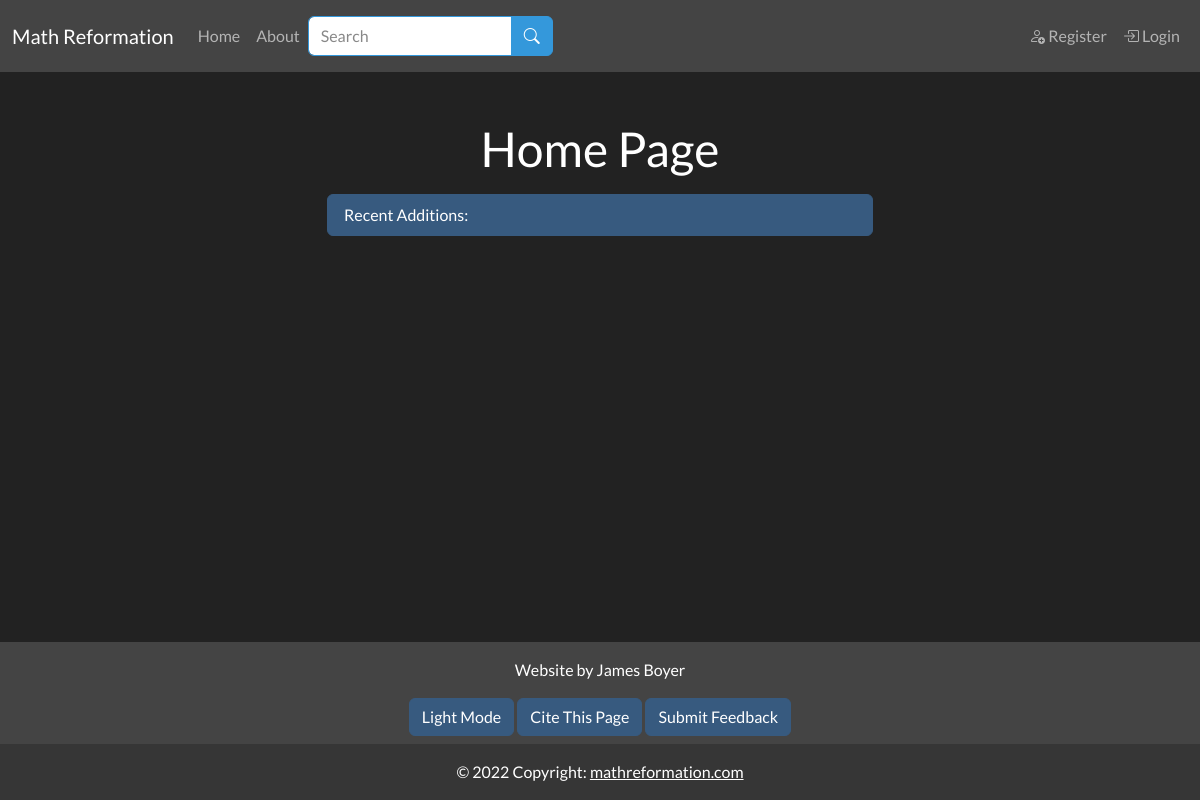
The page /index on the database as committed earlier.
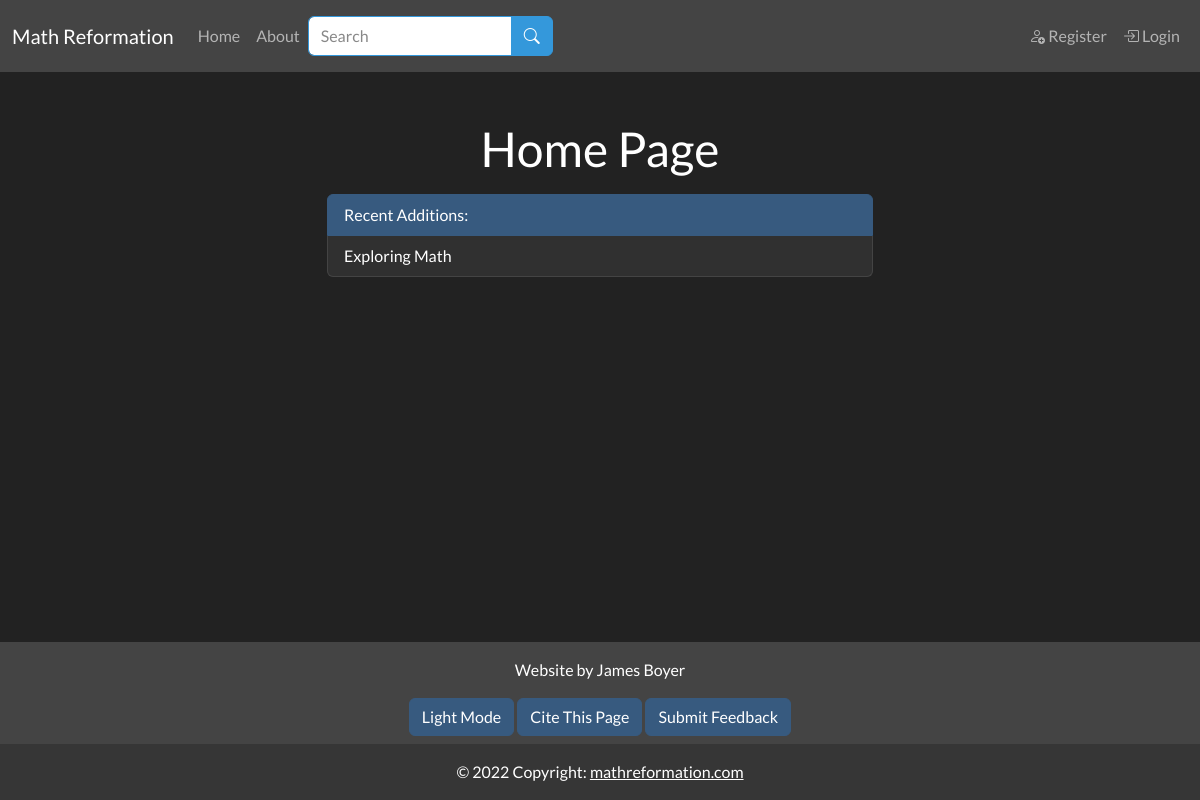
The same page on the database as committed later.
### app/models.py (models this page shows, shortened)
class SearchableMixin(object):
    @classmethod
    def search(cls, expression, page, per_page):
        ids, scores, total = query_index(cls.__tablename__, expression, page, per_page)
        if total == 0:
            return cls.query.filter_by(id=0), [], 0
        when = []
        for i in range(len(ids)):
            when.append((ids[i], i))
        return cls.query.filter(cls.id.in_(ids)).order_by( db.case(when, value=cls.id)), scores, total

class Document(SearchableMixin, db.Model):
    __tablename__ = "document"
    __searchable__ = ["body_main", "name"]
    id = db.Column(db.Integer, primary_key=True)
    name = db.Column(db.String(50), nullable=False, unique=False)
    path = db.Column(db.String(250), unique=True, nullable=False)
    body_main = db.Column(db.String(), index=True)
    body_draft = db.Column(db.String(), index=True)
    date_added = db.Column(db.DateTime, nullable=False,
        default=datetime.utcnow)
    header = db.Column(db.String(), index=True)
    order = db.Column(db.Integer())
    is_visible = db.Column(db.Boolean())
    document_type = db.Column(db.String(10), index=True)
    user_id = db.Column(db.Integer, db.ForeignKey('user.id'))
    prev_page_id = db.Column(db.Integer(), db.ForeignKey("document.id"))
    next_page = db.relationship("Document", backref=backref("prev_page", remote_side=[id]), uselist=False, foreign_keys=[prev_page_id])
    parent_id = db.Column(db.Integer(), db.ForeignKey("document.id"))
    children = db.relationship("Document", backref=backref("parent", remote_side=[id]), foreign_keys=[parent_id])

### app/main/routes.py (the view)
@bp.route("/", methods=["GET"])
@bp.route("/index", methods=["GET"])
def index():
    exploring_math_children = []
    recent_documents = Document.query.order_by(Document.date_added.desc()).filter_by(is_visible=True, ).limit(20)
    return render_template('main/index.html', title="Home", exploring_math_children=exploring_math_children, recent_documents=recent_documents)

### app/main/forms.py
class SearchForm(FlaskForm):
    q = StringField("Search", validators=[DataRequired()])
    submit = SubmitField("Search")
    def __init__(self, *args, **kwargs):
        if 'formdata' not in kwargs:
            kwargs['formdata'] = request.args
        if 'csrf_enabled' not in kwargs:
            kwargs['csrf_enabled'] = False
        super(SearchForm, self).__init__(*args, **kwargs)

### MathReformationWebsite.py (called while the page is built)
@app.context_processor
def add_imports():
    return dict(admin_permission=admin_permission, author_permission=author_permission, editor_permission=editor_permission, g=g)

### app/main/routes.py (called while the page is built)
@bp.before_app_request
def before_request():
    g.search_form = SearchForm(meta={'csrf': False})
    if g.search_form.validate():
        print("here")

### app/templates/main/index.html (shortened to what this page needs)
{% extends "base.html" %}
{% block content %}
<h1 class="text-center">Home Page</h1>
<ul class="list-group">
    <li class="list-group-item active">Recent Additions:</li>
    {% for document in recent_documents %}
        <a class="list-group-item" href = {{ url_for('main.document_page', path=document.path)}}>
            {{ document.name }}
        </a>
    {% endfor %}
</ul>
{% endblock %}
{% block citation %}
{{ citation_info(page_type="Math Reformation", page_name="Index") }}
{% endblock %}

### app/templates/base.html (shortened to what this page needs)
{% from 'macros/general_macros.html' import citation_info %}
<!DOCTYPE html>
<html lang="en">
    <head>
        <link rel="stylesheet" href="https://cdn.jsdelivr.net/npm/bootstrap-icons@1.10.3/font/bootstrap-icons.css">
    </head>
    <body class="d-flex flex-column min-vh-100">
        <nav class="navbar navbar-expand-lg bg-secondary navbar-dark sticky-top">
            <div class="container-fluid">
                <a class="navbar-brand">Math Reformation</a>
                <div class="collapse navbar-collapse" id="collapsibleNavbar">
                    <ul class="navbar-nav me-auto">
                        <li class="nav-item">
                            <a class="nav-link" href="{{ url_for('main.index')}}">Home</a>
                        </li>
                        <li class="nav-item">
                            <a class="nav-link" href="{{ url_for('main.about')}}">About</a>
                        </li>
                        {% if g.search_form %}
                        <form class="d-flex input-group" method="get" action="{{ url_for('main.search') }}">
                                {{ g.search_form.q(class='form-control border-info',aria_describedby="button-addon2", placeholder=g.search_form.q.label.text) }}
                                <button type=submit class="btn btn-info" id="button-addon2">
                                    <i class="bi bi-search"></i>
                                </button>
                        </form>
                        {% endif %}
                    </ul>
                    <ul class="navbar-nav d-flex">
                        {% if current_user.is_anonymous %}
                        <li class="nav-item">
                            <a class="nav-link" href="{{ url_for('auth.register') }}">
                                <i class="bi bi-person-add"></i> Register
                            </a>
                        </li>
                        <li class="nav-item">
                            <a class="nav-link" href="{{ url_for('auth.login') }}">
                                <i class="bi bi-box-arrow-in-right"></i>  Login
                            </a>
                        </li>
                        {% endif %}
                    </ul>
                </div>
            </div>
        </nav>
        <div class="wrapper flex-grow-1">
            <div class="container mt-5">
                <div class="row">
                    <div class="col-md-3"></div>
                    <div class="col-md-6">
                        {% block content %}
                        {% endblock %}
                    </div>
                    <div class="col-md-3"></div>
                </div>
            </div>
        </div>
        <footer class="bg-secondary text-center text-white">
            <div class="container p-3 pb-0">
                <section class="mb-2">
                    <p>Website by James Boyer</p>
                    <button id="theme_button" class="btn btn-primary" onclick="toggleTheme()">
                    </button>
                    <a class="btn btn-primary" href="{% block citation %}{% endblock %}">Cite This Page</a>
                    <a  class="btn btn-primary" href="{{ url_for('main.feedback')}}">Submit Feedback</a>
                </section>
            </div>
            <div class="text-center p-3" style="background-color: rgba(0, 0, 0, 0.2);">
                © 2022 Copyright:
                <a class="text-white" href="mathreformation.com">mathreformation.com</a>
            </div>
        </footer>
    </body>
</html>

### app/templates/macros/general_macros.html (shortened to what this page needs)
{% macro citation_info(page_type, page_name) -%}
{% if page_name == "Citation" %}
{{ url_for('main.citation',
            page_type=page_type,
            page_name=page_name,
            page_url="citation") }}
{% else %}
{{ url_for('main.citation',
            page_type=page_type,
            page_name=page_name,
            page_url=request.path[1:].replace("/", "%2F")) }}
{% endif %}
{%- endmacro %}

Rows that differ between the two databases and show on the page:
added Document: name "Exploring Math"
